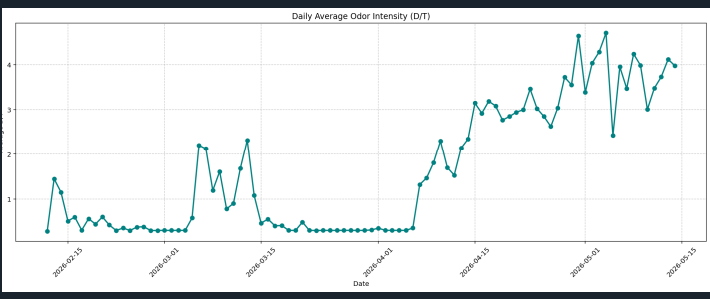

This figure's Python source:
# -*- coding: utf-8 -*-
"""
Created on Wed Jun 10 16:51:08 2026

@author: aunch
"""

import pandas as pd
import matplotlib.pyplot as plt

# 1. โหลดข้อมูลและเตรียมข้อมูลเบื้องต้น
# ใช้ skiprows=1 เพื่อข้ามบรรทัดแรก (sep=,)
df = pd.read_csv('Export.csv', skiprows=1)

# แปลงคอลัมน์ Time ให้เป็นรูปแบบ Datetime และลบแถวที่ไม่มีข้อมูลเวลา
df['Time'] = pd.to_datetime(df['Time'], errors='coerce')
df = df.dropna(subset=['Time']) 

# แปลงคอลัมน์ที่เกี่ยวข้องให้เป็นตัวเลข (Numeric)
cols_to_numeric = ['D/T', 'Wind Direction', 'Wind Speed', 'Temperature', 'Relative Humidity', 'PM 2.5', 'Atmospheric Pressure']
for col in cols_to_numeric:
    df[col] = pd.to_numeric(df[col], errors='coerce')

# กำหนดเกณฑ์ D/T ที่ถือว่ากลิ่นแรง (เช่น >= 5.0) เพื่อใช้แยกกลุ่มข้อมูล
high_dt_threshold = 5.0
high_dt = df[df['D/T'] >= high_dt_threshold]
low_dt = df[df['D/T'] < high_dt_threshold]


# ==========================================
# กราฟที่ 1: การกระจายตัวของทิศทางลม (Wind Direction Distribution)
# เปรียบเทียบช่วงที่กลิ่นแรง vs กลิ่นเบาบาง
# ==========================================
plt.figure(figsize=(10, 5))
plt.hist(high_dt['Wind Direction'].dropna(), bins=36, alpha=0.6, color='red', label='High D/T (>= 5.0)', density=True)
plt.hist(low_dt['Wind Direction'].dropna(), bins=36, alpha=0.4, color='blue', label='Low D/T (< 5.0)', density=True)

plt.legend()
plt.title('Wind Direction Distribution (High vs Low D/T)')
plt.xlabel('Wind Direction (Degrees)')
plt.ylabel('Density')
plt.grid(axis='y', alpha=0.5)
plt.show()


# ==========================================
# กราฟที่ 2: แนวโน้มระดับความเข้มกลิ่นเฉลี่ยรายวัน (Daily Average Trend)
# ==========================================
plt.figure(figsize=(15, 6))

# จัดกลุ่มข้อมูลตามวัน (Daily) และหาค่าเฉลี่ยของ D/T
df_resampled = df.set_index('Time').resample('D')['D/T'].mean()

# พล็อตกราฟเส้น
plt.plot(df_resampled.index, df_resampled.values, marker='o', color='teal', linewidth=2)

plt.title('Daily Average Odor Intensity (D/T)')
plt.ylabel('Average D/T')
plt.xlabel('Date')
plt.grid(True, linestyle='--', alpha=0.7)
plt.xticks(rotation=45) # เอียงตัวหนังสือแกน X เพื่อให้อ่านง่ายขึ้น
plt.tight_layout() # จัดระเบียบขอบกราฟไม่ให้ข้อความตกขอบ
plt.show()
